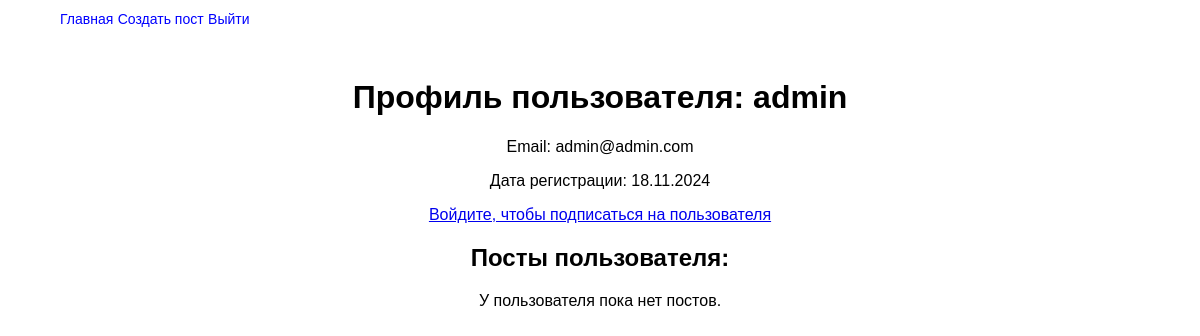
Before: /profile/admin/ with the older database file.
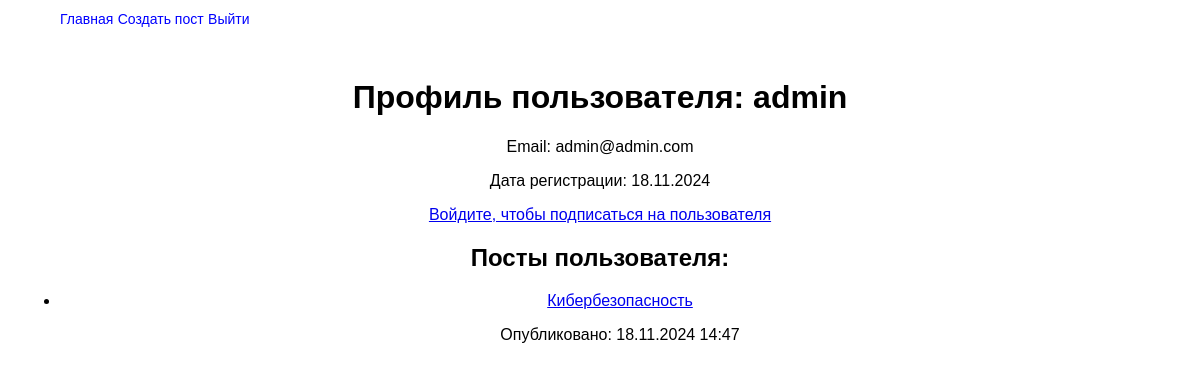
After: the same page with the newer database file.
### blog/models.py (models this page shows, shortened)
class Post(models.Model):
    title = models.CharField(max_length=255)
    slug = models.SlugField(max_length=255, unique=True, db_index=True, verbose_name='URL')
    content = models.TextField()
    author = models.ForeignKey(User, on_delete=models.CASCADE, related_name='posts')
    created_at = models.DateTimeField(auto_now_add=True)
    updated_at = models.DateTimeField(auto_now=True)
    is_public = models.BooleanField(default=True)  # Публичный или скрытый пост
    is_visible_on_request = models.BooleanField(default=False)  # Скрытый пост (по запросу)
    tags = models.ManyToManyField('Tag', related_name='posts', blank=True)  # Теги для постов
    class Meta:
        verbose_name = 'Посты'
        verbose_name_plural = verbose_name

### blog/views.py (the view)
# urls.py: path('profile/<str:username>/', profile, name='profile'),
def profile(request, username):
    user = get_object_or_404(User, username=username)
    posts = Post.objects.filter(author=user)
    is_subscribed = Subscription.objects.filter(subscriber=request.user,
                                                subscribed_to=user).exists() if request.user.is_authenticated else False
    return render(request, 'blog/profile.html', {
        'user': user,
        'posts': posts,
        'is_subscribed': is_subscribed,
    })

### blog/templates/blog/profile.html
{% extends 'blog/base.html' %}
{% block content %}
    <div class="profile-container">
        <h1>Профиль пользователя: {{ user.username }}</h1>
        <p>Email: {{ user.email }}</p>
        <p>Дата регистрации: {{ user.date_joined|date:"d.m.Y" }}</p>
        {% if request.user.is_authenticated %}
            {% if request.user != user %}
                {% if is_subscribed %}
                    <form method="post" action="{% url 'unsubscribe' user.id %}">
                        {% csrf_token %}
                        <button type="submit">Отписаться</button>
                    </form>
                {% else %}
                    <form method="post" action="{% url 'subscribe' user.id %}">
                        {% csrf_token %}
                        <button type="submit">Подписаться</button>
                    </form>
                {% endif %}
            {% endif %}
        {% else %}
            <p><a href="{% url 'login' %}">Войдите, чтобы подписаться на пользователя</a></p>
        {% endif %}
        <h2>Посты пользователя:</h2>
        {% if posts %}
            <ul>
                {% for post in posts %}
                    <li>
                        <a href="{% url 'post-detail' post.slug %}">{{ post.title }}</a>
                        <p>Опубликовано: {{ post.created_at|date:"d.m.Y H:i" }}</p>
                    </li>
                {% endfor %}
            </ul>
        {% else %}
            <p>У пользователя пока нет постов.</p>
        {% endif %}
    </div>
{% endblock %}

Changed rows visible on the page:
added Post: title "Кибербезопасность", created_at "18.11.2024 14:47"
Other visible differences:
text no longer shown: "У пользователя пока нет постов."
